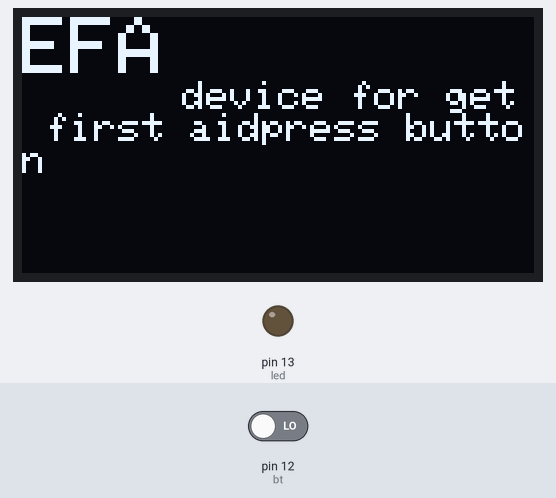
Recording of a sketch running on a simulated Arduino Uno, built with avr-gcc and run on an emulated ATmega328P. Shown: 128×64 one-colour display, output pins drawn as LEDs (lit = HIGH). The inputs (shaded band) are chosen by the test bench; at power-on: pin 12 (bt) LOW. What the sketch prints to the serial monitor is not drawn.

Above: at 1.2 s.
1.3 s: pin 12 (bt) driven HIGH
At 2.7 s:
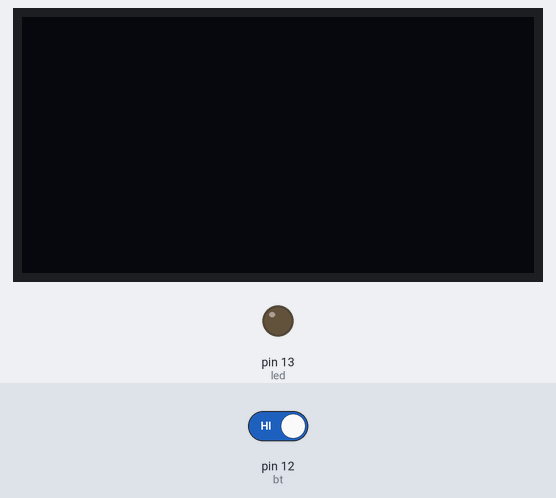
At 4.0 s:
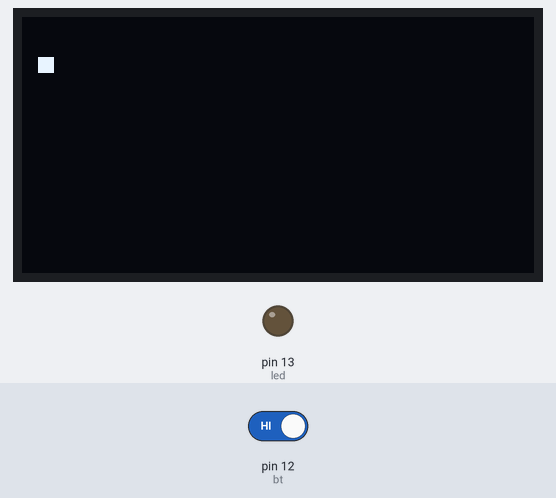
Timing chart, 0 to 5.5 s (numbered marks = the images above; inputs shaded):
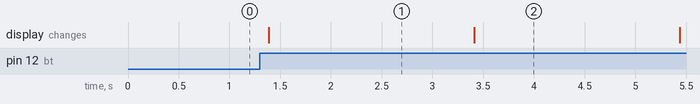

The sketch:

01.ino
```cpp
#include <Servo.h>
#include <SPI.h>
#include <Wire.h>
#include <Adafruit_GFX.h>
#include <Adafruit_SSD1306.h>

#define SCREEN_WIDTH 128 // pixel ความกว้าง
#define SCREEN_HEIGHT 64 // pixel ความสูง

// กำหนดขาต่อ I2C กับจอ OLED
#define OLED_RESET -1 //ขา reset เป็น -1 ถ้าใช้ร่วมกับขา Arduino reset
#define bt 12
#define led 13
Adafruit_SSD1306 OLED(SCREEN_WIDTH, SCREEN_HEIGHT, &Wire, OLED_RESET);
int x = 0;
int y = 0;
int z = 0;
void oled1();
void oled2();
void oled3();
// 'Untitled-2', 128x64px
const unsigned char myBitmap [] PROGMEM = {
  0x00, 0x00, 0x00, 0x00, 0x00, 0x00, 0x00, 0x00, 0x00, 0x00, 0x00, 0x00, 0x00, 0x00, 0x00, 0x01,
  0x00, 0x00, 0x00, 0x00, 0x00, 0x00, 0x00, 0x00, 0x00, 0x00, 0x00, 0x00, 0x00, 0x00, 0x00, 0x01,
  0x00, 0x00, 0x00, 0x00, 0x00, 0x00, 0x00, 0x00, 0x00, 0x00, 0x00, 0x00, 0x00, 0x00, 0x00, 0x01,
  0x00, 0x00, 0x00, 0x00, 0x00, 0x00, 0x00, 0x00, 0x00, 0xe0, 0x00, 0x00, 0x00, 0x00, 0x00, 0x01,
  0x00, 0x00, 0x00, 0x00, 0x00, 0x00, 0x00, 0x00, 0x00, 0xe0, 0x00, 0x00, 0x00, 0x00, 0x00, 0x01,
  0x00, 0x00, 0x00, 0x00, 0x00, 0x00, 0x00, 0x00, 0x60, 0xe0, 0x00, 0x00, 0x00, 0x00, 0x00, 0x01,
  0x00, 0x00, 0x00, 0x00, 0x00, 0x00, 0x00, 0x01, 0xe0, 0xe0, 0x00, 0x00, 0x00, 0x00, 0x00, 0x01,
  0x00, 0x00, 0x00, 0x00, 0x00, 0x00, 0x00, 0x01, 0xe0, 0xe0, 0x00, 0x00, 0x00, 0x00, 0x00, 0x01,
  0x00, 0x00, 0x00, 0x00, 0x00, 0x00, 0x00, 0x01, 0xe0, 0xe0, 0x00, 0x00, 0x00, 0x00, 0x00, 0x01,
  0x00, 0x00, 0x00, 0x00, 0x00, 0x00, 0x00, 0x07, 0xe0, 0xe0, 0x00, 0x00, 0x00, 0x00, 0x00, 0x01,
  0x00, 0x00, 0x00, 0x00, 0x00, 0x00, 0x00, 0x1f, 0xe0, 0xe0, 0x00, 0x00, 0x00, 0x00, 0x00, 0x01,
  0x00, 0x00, 0x00, 0x00, 0x00, 0x00, 0x00, 0x1f, 0xe0, 0xe0, 0x00, 0x00, 0x00, 0x00, 0x00, 0x01,
  0x00, 0x00, 0x00, 0x00, 0x00, 0x00, 0x00, 0x1f, 0xe0, 0xe0, 0x00, 0x00, 0x00, 0x00, 0x00, 0x01,
  0x00, 0x00, 0x00, 0x00, 0x00, 0x00, 0x00, 0x3f, 0xe0, 0xe0, 0x00, 0x00, 0x00, 0x00, 0x00, 0x01,
  0x00, 0x00, 0x00, 0x00, 0x00, 0x00, 0x00, 0x7d, 0xe0, 0xe0, 0x00, 0x00, 0x00, 0x00, 0x00, 0x01,
  0x00, 0x00, 0x00, 0x00, 0x00, 0x00, 0x00, 0x79, 0xe0, 0xe0, 0x00, 0x00, 0x00, 0x00, 0x00, 0x01,
  0x00, 0x00, 0x00, 0x00, 0x00, 0x00, 0x00, 0xe1, 0xe0, 0xe0, 0x00, 0x00, 0x00, 0x00, 0x00, 0x01,
  0x00, 0x00, 0x00, 0x00, 0x00, 0x00, 0x01, 0xc1, 0xe0, 0xe0, 0x00, 0x00, 0x00, 0x00, 0x00, 0x01,
  0x00, 0x00, 0x00, 0x00, 0x00, 0x00, 0x03, 0x81, 0xe0, 0xe0, 0x00, 0x00, 0x00, 0x00, 0x00, 0x01,
  0x00, 0x00, 0x00, 0x00, 0x00, 0x00, 0x03, 0x81, 0xe0, 0xe0, 0x00, 0x00, 0x00, 0x00, 0x00, 0x01,
  0x00, 0x00, 0x00, 0x00, 0x00, 0x00, 0x0f, 0xff, 0xe0, 0xff, 0xf0, 0x00, 0x00, 0x00, 0x00, 0x01,
  0x00, 0x00, 0x00, 0x00, 0x00, 0x00, 0x1f, 0xff, 0xe0, 0xff, 0xf0, 0x00, 0x00, 0x00, 0x00, 0x01,
  0x00, 0x00, 0x00, 0x00, 0x00, 0x00, 0x1f, 0xff, 0xe0, 0xff, 0xf0, 0x00, 0x00, 0x00, 0x00, 0x01,
  0x00, 0x00, 0x00, 0x00, 0x00, 0x00, 0x00, 0x01, 0xe0, 0xe0, 0x00, 0x00, 0x00, 0x00, 0x00, 0x01,
  0x00, 0x00, 0x00, 0x00, 0x00, 0x00, 0x00, 0x01, 0xe0, 0xe0, 0x00, 0x00, 0x00, 0x00, 0x00, 0x01,
  0x00, 0x00, 0x00, 0x00, 0x00, 0x00, 0x00, 0x01, 0xe0, 0xe0, 0x00, 0x00, 0x00, 0x00, 0x00, 0x01,
  0x00, 0x00, 0x00, 0x00, 0x00, 0x01, 0xff, 0xff, 0xe0, 0xff, 0xf0, 0x00, 0x00, 0x00, 0x00, 0x01,
  0x00, 0x00, 0x00, 0x00, 0x00, 0x07, 0xff, 0xff, 0xe0, 0xff, 0xf0, 0x00, 0x00, 0x00, 0x00, 0x01,
  0x00, 0x00, 0x00, 0x00, 0x00, 0x07, 0xff, 0xff, 0xe0, 0xff, 0xf0, 0x00, 0x00, 0x00, 0x00, 0x01,
  0x00, 0x00, 0x00, 0x00, 0x00, 0x07, 0x00, 0xc1, 0xe0, 0xe0, 0x00, 0x00, 0x00, 0x00, 0x00, 0x01,
  0x00, 0x00, 0x00, 0x00, 0x00, 0x1e, 0x03, 0x81, 0xe0, 0xe0, 0x00, 0x00, 0x00, 0x00, 0x00, 0x01,
  0x00, 0x00, 0x00, 0x00, 0x00, 0x38, 0x0f, 0x81, 0xe0, 0xe0, 0x00, 0x00, 0x00, 0x00, 0x00, 0x01,
  0x00, 0x00, 0x00, 0x00, 0x00, 0x38, 0x0f, 0x81, 0xe0, 0xe0, 0x00, 0x00, 0x00, 0x00, 0x00, 0x01,
  0x00, 0x00, 0x00, 0x00, 0x00, 0x38, 0x1f, 0x01, 0xe0, 0xe0, 0x00, 0x00, 0x00, 0x00, 0x00, 0x01,
  0x00, 0x00, 0x00, 0x00, 0x00, 0xf8, 0x3c, 0x01, 0xe0, 0xe0, 0x00, 0x00, 0x00, 0x00, 0x00, 0x01,
  0x00, 0x00, 0x00, 0x00, 0x00, 0x00, 0x00, 0x00, 0x00, 0x00, 0x00, 0x00, 0x00, 0x00, 0x00, 0x01,
  0x00, 0x00, 0x00, 0x00, 0x00, 0x00, 0x00, 0x00, 0x00, 0x00, 0x00, 0x00, 0x00, 0x00, 0x00, 0x01,
  0x00, 0x00, 0x00, 0x00, 0x00, 0x00, 0x00, 0x00, 0x00, 0x00, 0x00, 0x00, 0x00, 0x00, 0x00, 0x01,
  0x00, 0x00, 0x00, 0x00, 0x00, 0x00, 0x00, 0x00, 0x00, 0x00, 0x00, 0x00, 0x00, 0x00, 0x00, 0x01,
  0x00, 0x00, 0x00, 0x00, 0x00, 0x00, 0x00, 0x00, 0x00, 0x00, 0x00, 0x00, 0x00, 0x00, 0x00, 0x01,
  0x00, 0x00, 0x00, 0x00, 0x00, 0x00, 0x00, 0x00, 0x00, 0x00, 0x00, 0x00, 0x00, 0x00, 0x00, 0x01,
  0x00, 0x00, 0x00, 0x00, 0x00, 0x00, 0x00, 0x00, 0x00, 0x00, 0x00, 0x00, 0x00, 0x00, 0x00, 0x01,
  0x00, 0x00, 0x00, 0x00, 0x00, 0x00, 0x00, 0x00, 0x00, 0x00, 0x00, 0x00, 0x00, 0x00, 0x00, 0x01,
  0x00, 0x00, 0x00, 0x00, 0x00, 0x00, 0x00, 0x00, 0x00, 0x00, 0x00, 0x00, 0x00, 0x00, 0x00, 0x01,
  0x00, 0x00, 0x00, 0x00, 0x00, 0x00, 0x11, 0xf9, 0xe2, 0x04, 0x00, 0x00, 0x00, 0x00, 0x00, 0x01,
  0x00, 0x00, 0x00, 0x00, 0x00, 0x00, 0x0c, 0x42, 0x09, 0x0c, 0x00, 0x00, 0x00, 0x00, 0x00, 0x01,
  0x00, 0x00, 0x00, 0x00, 0x00, 0x00, 0x2c, 0x42, 0x09, 0x14, 0x00, 0x00, 0x00, 0x00, 0x00, 0x01,
  0x00, 0x00, 0x00, 0x00, 0x00, 0x00, 0x20, 0x42, 0x08, 0x14, 0x00, 0x00, 0x00, 0x00, 0x00, 0x01,
  0x00, 0x00, 0x00, 0x00, 0x00, 0x00, 0x42, 0x40, 0x18, 0xc4, 0x00, 0x00, 0x00, 0x00, 0x00, 0x01,
  0x00, 0x00, 0x00, 0x00, 0x00, 0x00, 0x82, 0x41, 0xe0, 0x24, 0x00, 0x00, 0x00, 0x00, 0x00, 0x01,
  0x00, 0x00, 0x00, 0x00, 0x00, 0x00, 0x00, 0x00, 0x00, 0x00, 0x00, 0x00, 0x00, 0x00, 0x00, 0x01,
  0x00, 0x00, 0x00, 0x00, 0x00, 0x00, 0x00, 0x00, 0x00, 0x00, 0x00, 0x00, 0x00, 0x00, 0x00, 0x01,
  0x00, 0x00, 0x00, 0x00, 0x00, 0x00, 0x00, 0x00, 0x00, 0x00, 0x00, 0x00, 0x00, 0x00, 0x00, 0x01,
  0x00, 0x00, 0x00, 0x00, 0x00, 0x00, 0x00, 0x00, 0x00, 0x00, 0x00, 0x00, 0x00, 0x00, 0x00, 0x01,
  0x00, 0x00, 0x00, 0x00, 0x00, 0x00, 0x00, 0x00, 0x00, 0x00, 0x00, 0x00, 0x00, 0x00, 0x00, 0x01,
  0x00, 0x00, 0x00, 0x00, 0x00, 0x00, 0x00, 0x00, 0x00, 0x00, 0x00, 0x00, 0x00, 0x00, 0x00, 0x01,
  0x00, 0x00, 0x00, 0x00, 0x00, 0x00, 0x00, 0x00, 0x00, 0x00, 0x00, 0x00, 0x00, 0x00, 0x00, 0x01,
  0x00, 0x00, 0x00, 0x00, 0x00, 0x00, 0x00, 0x00, 0x00, 0x00, 0x00, 0x00, 0x00, 0x00, 0x00, 0x01,
  0x00, 0x00, 0x00, 0x00, 0x00, 0x00, 0x00, 0x00, 0x00, 0x00, 0x00, 0x00, 0x00, 0x00, 0x00, 0x01,
  0x00, 0x00, 0x00, 0x00, 0x00, 0x00, 0x00, 0x00, 0x00, 0x00, 0x00, 0x00, 0x00, 0x00, 0x00, 0x01,
  0x00, 0x00, 0x00, 0x00, 0x00, 0x00, 0x00, 0x00, 0x00, 0x00, 0x00, 0x00, 0x00, 0x00, 0x00, 0x01,
  0x00, 0x00, 0x00, 0x00, 0x00, 0x00, 0x00, 0x00, 0x00, 0x00, 0x00, 0x00, 0x00, 0x00, 0x00, 0x01,
  0x00, 0x00, 0x00, 0x00, 0x00, 0x00, 0x00, 0x00, 0x00, 0x00, 0x00, 0x00, 0x00, 0x00, 0x00, 0x01,
  0x00, 0x00, 0x00, 0x00, 0x00, 0x00, 0x00, 0x00, 0x00, 0x00, 0x00, 0x00, 0x00, 0x00, 0x00, 0x01
};
void setup() {
  pinMode(led, OUTPUT);
  Serial.begin(9600);
  if (!OLED.begin(SSD1306_SWITCHCAPVCC, 0x3C)) { // สั่งให้จอ OLED เริ่มทำงานที่ Address 0x3C
    Serial.println("SSD1306 allocation failed");
  } else {
    Serial.println("ArdinoAll OLED Start Work !!!");
  }
  Serial.println("BOOT EFA");

  Serial.println("SSF BOOT EFA...");
}
void loop() {

  int btd = digitalRead(bt);
  oled1();
  if (btd == HIGH) {
    OLED.clearDisplay();
    OLED.display();
    delay(2000);
    x = 10;

    while (x == 10) {
      OLED.clearDisplay(); // ลบภาพในหน้าจอทั้งหมด
      OLED.setTextColor(WHITE, BLACK); //กำหนดข้อความสีขาว ฉากหลังสีดำ
      OLED.setCursor(0, 0); // กำหนดตำแหน่ง x,y ที่จะแสดงผล
      OLED.setTextSize(2); // กำหนดขนาดตัวอักษร
      OLED.println("."); // แสดงผลข้อความ ALLOLED.setCursor(0, 0); // กำหนดตำแหน่ง x,y ที่จะแสดงผล
      OLED.display();
      delay(2000);

      OLED.setCursor(10, 0); // กำหนดตำแหน่ง x,y ที่จะแสดงผล
      OLED.setTextSize(2); // กำหนดขนาดตัวอักษร
      OLED.println("."); // แสดงผลข้อความ ALLOLED.setCursor(0, 0); // กำหนดตำแหน่ง x,y ที่จะแสดงผล
      OLED.display();
      delay(2000);

      OLED.setCursor(20, 0); // กำหนดตำแหน่ง x,y ที่จะแสดงผล
      OLED.setTextSize(2); // กำหนดขนาดตัวอักษร
      OLED.println("."); // แสดงผลข้อความ ALLOLED.setCursor(0, 0); // กำหนดตำแหน่ง x,y ที่จะแสดงผล
      OLED.display();
      delay(2000);

      OLED.setCursor(30, 0); // กำหนดตำแหน่ง x,y ที่จะแสดงผล
      OLED.setTextSize(2); // กำหนดขนาดตัวอักษร
      OLED.println("."); // แสดงผลข้อความ ALLOLED.setCursor(0, 0); // กำหนดตำแหน่ง x,y ที่จะแสดงผล
      OLED.display();
      delay(2000);

      Serial.println("SSF TEST EFA...");
    }


  }

}

void oled1() {
  OLED.clearDisplay(); // ลบภาพในหน้าจอทั้งหมด
  OLED.setTextColor(WHITE, BLACK); //กำหนดข้อความสีขาว ฉากหลังสีดำ
  OLED.setCursor(0, 0); // กำหนดตำแหน่ง x,y ที่จะแสดงผล
  OLED.setTextSize(2); // กำหนดขนาดตัวอักษร
  OLED.println("EFA"); // แสดงผลข้อความ ALL
  OLED.setCursor(40, 16); // กำหนดตำแหน่ง x,y ที่จะแสดงผล
  OLED.setTextSize(1);
  OLED.print("device for get first aid");

  OLED.print("press button ");                                 //which level of your wound


  OLED.display(); // สั่งให้จอแสดงผล


}


void oled2() {
  OLED.setTextColor(WHITE, BLACK);
  OLED.print("press button for drop liquid");
  OLED.setTextColor(WHITE, BLACK);
  OLED.setCursor(60, 0);
  OLED.setTextSize(2);


  OLED.setCursor(0, 40);
  OLED.setTextSize(2);
  OLED.println("maybe little sore  "); // แสดงผลข้อความ ALL


  OLED.display(); // สั่งให้จอแสดงผล

  delay(500);
}
```

Measured:
- after the input at 1.3 s, the display: changes after 0.09 s (image 1)
- what the display in image 1 shows lasts 2.0 s, from 1.4 s to 3.4 s
